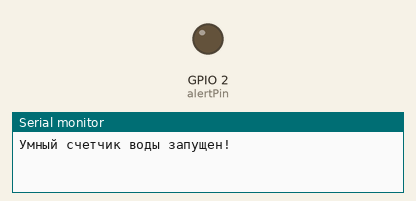
The sketch below on a simulated ESP32. Parts: output pins drawn as LEDs (lit = HIGH), the last lines printed to the serial monitor. Random numbers use the default seed unless the sketch sets one.

Above: at 0.1 s.
At 17.2 s:
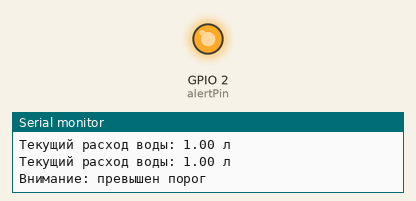
Timing chart, 0 to 18.7 s (numbered marks = the images above):
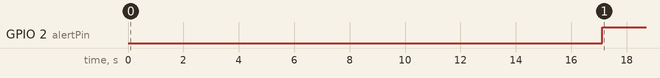

The sketch:

waterleakdetection.ino
```cpp
// Псевдокод поступления воды каждые 3–5 секунд с объёмом 0.2, 0.5 или 1.0 литра
// Платформа: ESP32

#include <Arduino.h>

// Настройки
const int alertPin = 2;                // пин для индикации тревоги
const unsigned long intervalMin = 3000; // 3 секунды
const unsigned long intervalMax = 5000; // 5 секунды
const float volumes[] = {0.2, 0.5, 1.0};
const int volumeCount = sizeof(volumes) / sizeof(volumes[0]);
const float leakThreshold = 3.0;       // литров в минуту
const unsigned long windowSize = 60000; // 60 секунд (минута) в миллисекундах

// структура для отметок времени
struct WaterEvent {
  unsigned long timestamp;
  float volume;
};

#define MAX_EVENTS 100
WaterEvent events[MAX_EVENTS]; //Все события будут сохраняться в массив с отметками времени (timestamps)
int eventCount = 0;

unsigned long lastPourTime = 0;
bool alertActive = false;

void setup() {
  Serial.begin(115200);
  pinMode(alertPin, OUTPUT);
  digitalWrite(alertPin, LOW);
  randomSeed(analogRead(0));
  Serial.println("Умный счетчик воды запущен!");
}

void loop() {
  unsigned long now = millis();

  //  периодически генерируется случайное событие набора воды
  if (now - lastPourTime >= random(intervalMin, intervalMax)) {
    float volume = volumes[random(0, volumeCount)];
    addEvent(now, volume);
    Serial.print("Текущий расход воды: ");
    Serial.print(volume);
    Serial.println(" л");
    lastPourTime = now;
  }

  // Старые события удаляются при каждом витке цикла
  removeOldEvents(now);

  // Подсчёт общего объёма воды за последние 60 секунд
  float totalVolume = getTotalVolume();

  if (totalVolume > leakThreshold) {
    // Включение тревоги (пин и сообщение в UART), если расход превышает 3.0L за минуту
    if (!alertActive) {
      alertActive = true;
      digitalWrite(alertPin, HIGH);
      Serial.println("Внимание: превышен порог");
    }
  } else {
    //Отключение тревоги, если расход нормализовался
    if (alertActive) {
      alertActive = false;
      digitalWrite(alertPin, LOW);
      Serial.println("Расход нормализовался");
    }
  }

  delay(100);
}

void addEvent(unsigned long timestamp, float volume) {
  if (eventCount < MAX_EVENTS) {
    events[eventCount++] = {timestamp, volume};
  } else {
    // сдвиг влево
    for (int i = 1; i < MAX_EVENTS; i++) {
      events[i - 1] = events[i];
    }
    events[MAX_EVENTS - 1] = {timestamp, volume};
  }
}

void removeOldEvents(unsigned long now) {
  int shift = 0;
  for (int i = 0; i < eventCount; i++) {
    if (now - events[i].timestamp > windowSize) {
      shift++;
    } else {
      break;
    }
  }
  if (shift > 0) {
    for (int i = shift; i < eventCount; i++) {
      events[i - shift] = events[i];
    }
    eventCount -= shift;
  }
}

float getTotalVolume() {
  float total = 0.0;
  for (int i = 0; i < eventCount; i++) {
    total += events[i].volume;
  }
  return total;
}
```

Measured:
- by itself, GPIO 2 (alertPin): LOW → HIGH at 17.1 s
